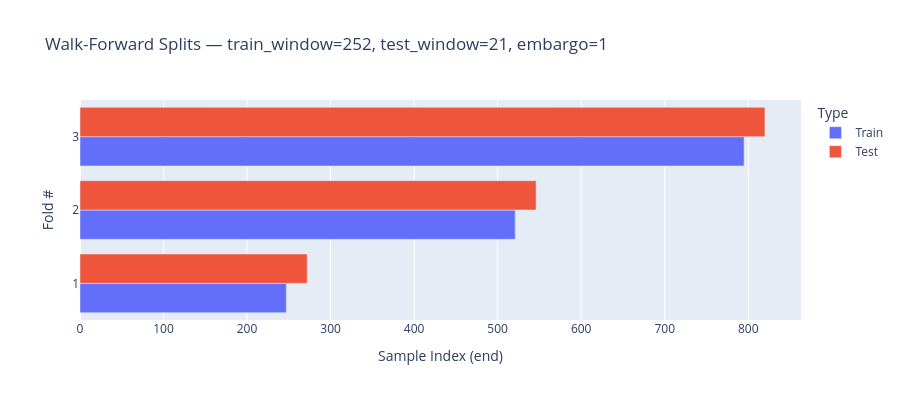

The code cell stored with this chart in its notebook:
### Markdown cell above
## 3. Walk-Forward Validation Visualization

`PurgedEmbargoedWalkForwardSplitter` produces rolling train/test splits with:
- **Purging** — removes training samples whose label horizon overlaps the test window
- **Embargo** — adds a gap after each test window to prevent information leakage

Below we visualize the splits as a Gantt chart.

### Code cell
n_samples = 1000
train_window = 252
test_window = 21
embargo_window = 1
label_horizon = 5

splitter = PurgedEmbargoedWalkForwardSplitter(
    train_window=train_window,
    test_window=test_window,
    embargo_window=embargo_window,
    label_horizon=label_horizon,
)

dummy_X = np.zeros((n_samples, 10))
splits = list(splitter.split(dummy_X))
print(f"Number of walk-forward folds: {len(splits)}")

train_bars = []
test_bars = []
for fold_idx, (train_idx, test_idx) in enumerate(splits):
    train_bars.append(dict(
        Fold=fold_idx + 1, Start=train_idx[0], End=train_idx[-1], Type="Train",
    ))
    test_bars.append(dict(
        Fold=fold_idx + 1, Start=test_idx[0], End=test_idx[-1], Type="Test",
    ))

all_bars = train_bars + test_bars
gantt_df = pd.DataFrame(all_bars)

fig = px.bar(
    gantt_df,
    x="End",
    y="Fold",
    color="Type",
    orientation="h",
    barmode="group",
    color_discrete_map={"Train": "#636EFA", "Test": "#EF553B"},
    title=f"Walk-Forward Splits — train_window={train_window}, test_window={test_window}, embargo={embargo_window}",
    labels={"End": "Sample Index (end)", "Fold": "Fold #"},
)
fig.update_layout(height=max(400, 30 * len(splits)), yaxis=dict(dtick=1))
fig.show()

### Figure 1 — Plotly figure (JSON) as saved in the notebook; plotly's stock layout.template omitted (floating-point values rounded to 4 significant figures)
{"data": [{"alignmentgroup": "True", "hovertemplate": "Type=Train<br>Sample Index (end)=%{x}<br>Fold #=%{y}<extra></extra>", "legendgroup": "Train", "marker": {"color": "#636EFA", "pattern": {"shape": ""}}, "name": "Train", "offsetgroup": "Train", "orientation": "h", "showlegend": true, "textposition": "auto", "type": "bar", "x": [247, 521, 795], "xaxis": "x", "y": [1, 2, 3], "yaxis": "y"}, {"alignmentgroup": "True", "hovertemplate": "Type=Test<br>Sample Index (end)=%{x}<br>Fold #=%{y}<extra></extra>", "legendgroup": "Test", "marker": {"color": "#EF553B", "pattern": {"shape": ""}}, "name": "Test", "offsetgroup": "Test", "orientation": "h", "showlegend": true, "textposition": "auto", "type": "bar", "x": [272, 546, 820], "xaxis": "x", "y": [1, 2, 3], "yaxis": "y"}], "layout": {"barmode": "group", "height": 400, "legend": {"title": {"text": "Type"}, "tracegroupgap": 0}, "title": {"text": "Walk-Forward Splits — train_window=252, test_window=21, embargo=1"}, "xaxis": {"anchor": "y", "domain": [0.0, 1.0], "title": {"text": "Sample Index (end)"}}, "yaxis": {"anchor": "x", "domain": [0.0, 1.0], "dtick": 1, "title": {"text": "Fold #"}}}}
